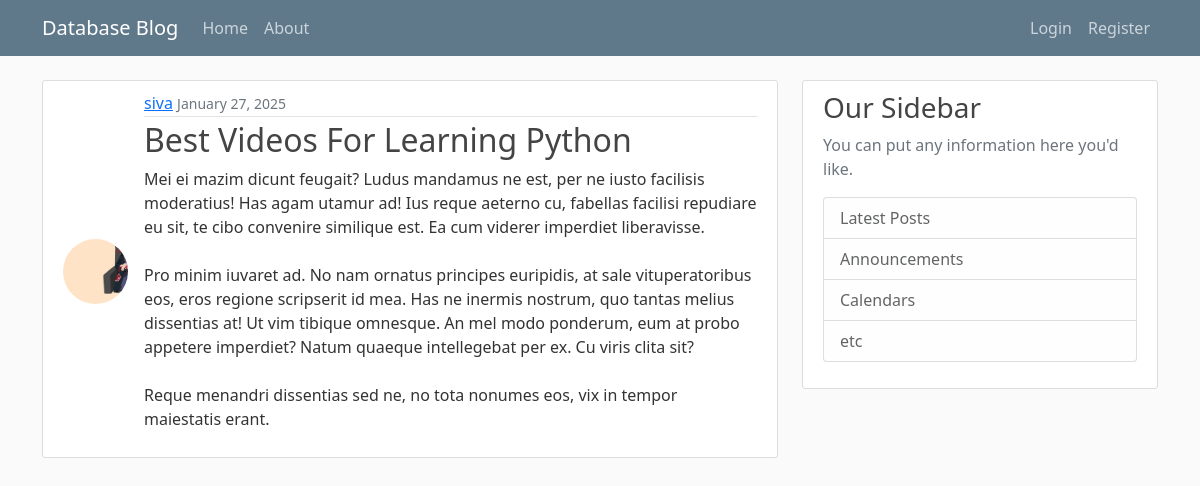
Screenshot of /post/28/ with the database file from the repository.
### app/models.py (models this page shows, shortened)
class Post(models.Model):
    title = models.CharField(max_length=100)
    content = models.TextField()
    date_posted = models.DateTimeField(default=timezone.now)
    author = models.ForeignKey(User, on_delete=models.CASCADE)

### users/models.py (models this page shows, shortened)
class Profile(models.Model):
    user = models.OneToOneField(User, on_delete=models.CASCADE)
    image = models.ImageField(default='default.jpg', upload_to='profile_pics')

### app/views.py (the view)
# urls.py: path('post/<int:pk>/', PostDetailView.as_view(), name='post-detail'),
class PostDetailView(DetailView):
    model = Post
    template_name = 'blog/post_detail.html'

### app/templates/blog/post_detail.html (shortened to what this page needs)
{% extends "blog/base.html" %}
{% block content %}
    <article class="media content-section d-flex align-items-center mb-2 ">
        <img class="rounded-circle article-img mr-3" src="{{ object.author.profile.image.url }}">
        <div class="media-body">
            <div class="article-metadata">
                <a class="mr-2" href="{% url 'user-posts' object.author.username %}">{{ object.author }}</a>
                <small class="text-muted">{{ object.date_posted|date:"F d, Y" }}</small>
            </div>
            <h2 class="article-title" >{{ object.title }}</h2>
            <p class="article-content">{{ object.content }}</p>
        </div>
    </article>
{% endblock content %}

### app/static/blog/main.css (style rules this page uses)
body { background: #fafafa; color: #333333; margin-top: 5rem; }
h1, h2, h3, h4, h5, h6 { color: #444444; }
.content-section { background: #ffffff; padding: 10px 20px; border: 1px solid #dddddd; border-radius: 3px; margin-bottom: 20px; }
.article-title { color: #444444; }
.article-content { white-space: pre-line; }
.article-img { height: 65px; width: 65px; margin-right: 16px; object-fit: cover; margin-top: 5px; }
.article-metadata { padding-bottom: 1px; margin-bottom: 4px; border-bottom: 1px solid #e3e3e3 }
.media-body { flex: 1; }

### rows the page displays
Post: author.profile.image (picture), author "siva", date_posted "January 27, 2025", title "Best Videos For Learning Python", content "Mei ei mazim dicunt feugait? Ludus mandamus ne est, per ne iusto facilisis moderatius! Has agam utamur ad! Ius reque aeterno cu, fabellas facilisi repudiare eu sit, te cibo convenire similique est. Ea cum viderer imperdiet liberavisse. Pro minim iuvaret ad. No nam ornatus principes euripidis, at sale vituperatoribus eos, eros regione scripserit id mea. Has ne inermis nostrum, quo tantas melius dissentias at! Ut vim tibique omnesque. An mel modo ponderum, eum at probo appetere imperdiet? Natum quaeque intellegebat per ex. Cu viris clita sit? Reque menandri dissentias sed ne, no tota nonumes eos, vix in tempor maiestatis erant."
